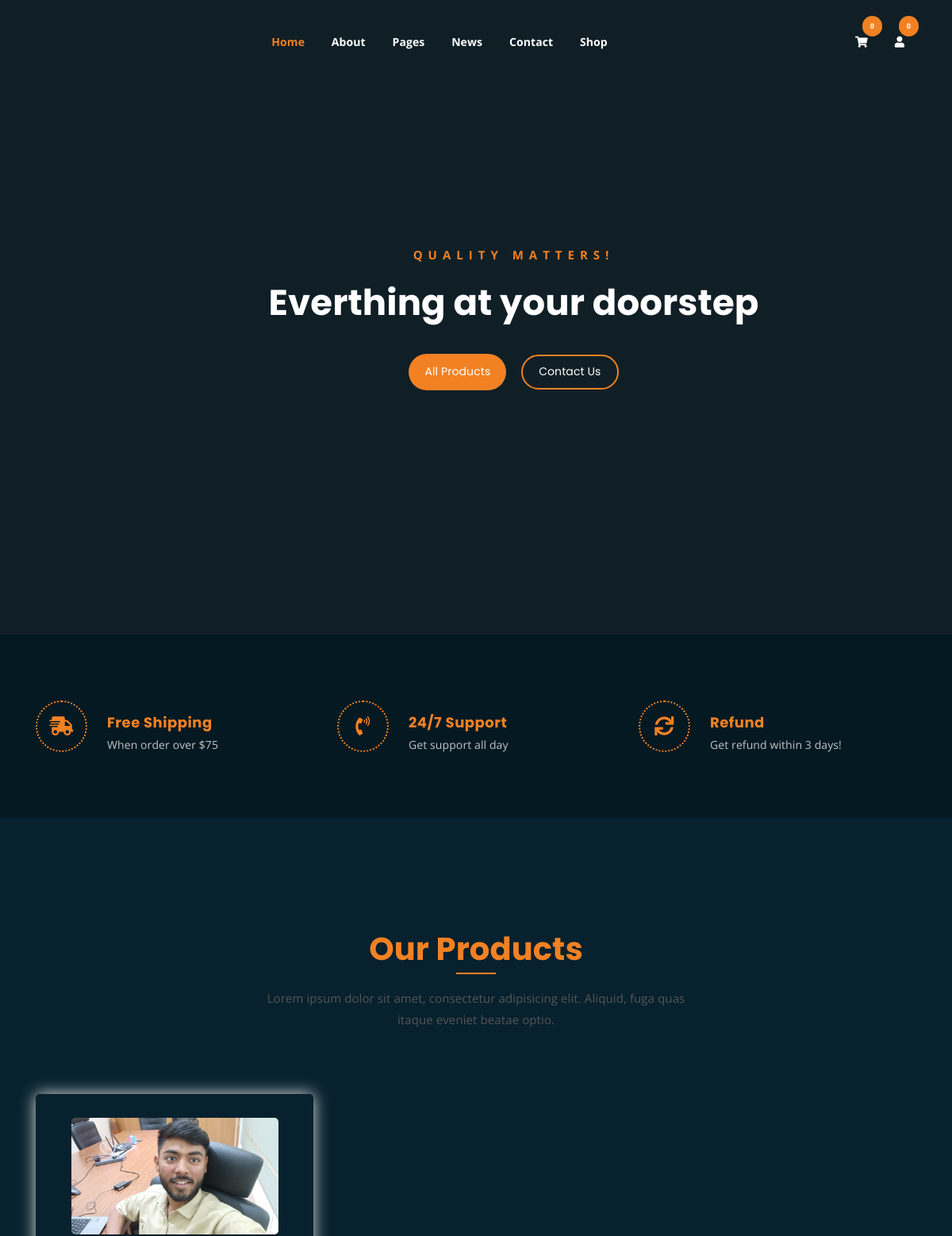
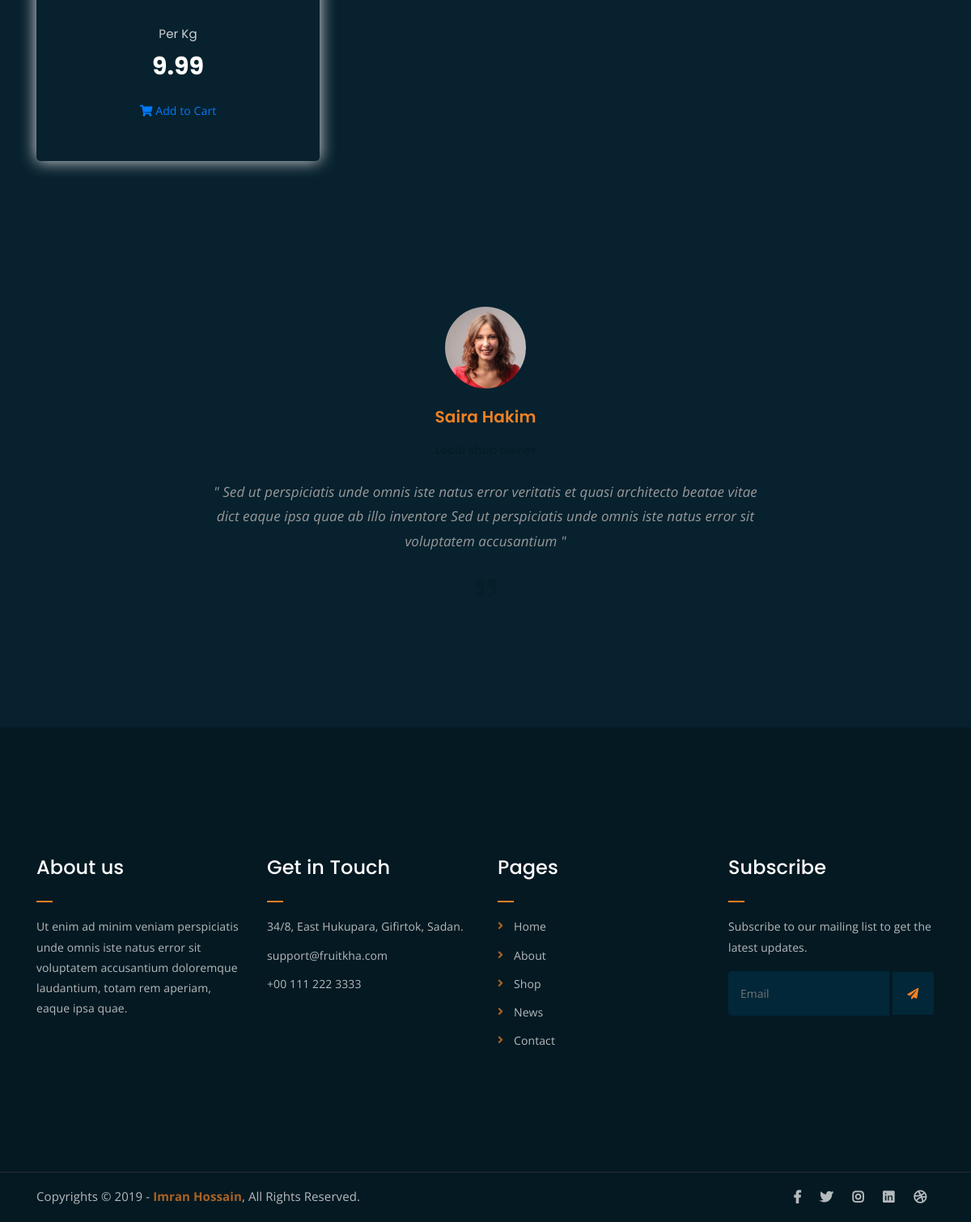
The page / on the database its author committed (2 pictures, top to bottom).
### shop/models.py (models this page shows, shortened)
class Product(models.Model):
    pid=ShortUUIDField(unique=True, length=10, max_length=20, prefix="PRD",alphabet="abcd12345")
    user=models.ForeignKey(CustomUser,on_delete=models.SET_NULL,null=True)
    title=models.CharField(max_length=100,default='Product title')
    image=models.ImageField(upload_to=user_directory_path)
    category=models.ForeignKey(Category,on_delete=models.SET_NULL,null=True,related_name='product')
    vendor=models.ForeignKey(Vendor,on_delete=models.SET_NULL,null=True)
    description=RichTextUploadingField(null=True, blank=True)
    price=models.DecimalField(max_digits=99999,decimal_places=2,default="9.99")
    specs=RichTextUploadingField(null=True, blank=True)
    tags=TaggableManager(blank=True)
    product_status=models.CharField(choices=STATUS,max_length=20,default="in_review")
    status=models.BooleanField(default=True)
    in_stock=models.BooleanField(default=True)
    featured=models.BooleanField(default=False)
    digital=models.BooleanField(default=False)
    sku=ShortUUIDField(unique=True, length=4, max_length=10, prefix="SKU", alphabet="12345")
    date=models.DateTimeField(auto_now_add=True)
    updated=models.DateTimeField(null=True,blank=True)
    class Meta:
        verbose_name_plural="Products"

### shop/views.py (the view)
# urls.py: path('',views.index,name='index'),
def index(request):
    product_objects=Product.objects.filter(featured=True,  product_status="published")
    return render(request,'shop/index.html',{'product_objects':product_objects})

### shop/context_processor.py (called while the page is built)
def default(request):
    return {
        'categories': Category.objects.all()
    }

### templates/shop/index.html (shortened to what this page needs)
{% extends 'layout/base.html' %}
{% load static %}
{% block content %}
	<div class="hero-area hero-bg">
		<div class="container">
			<div class="row">
				<div class="col-lg-9 offset-lg-2 text-center">
					<div class="hero-text">
						<div class="hero-text-tablecell">
							<p class="subtitle">Quality matters!</p>
							<h1>Everthing at your doorstep</h1>
							<div class="hero-btns">
								<a href="{% url 'shop:product_list' 'all' %}" class="boxed-btn">All Products</a>
								<a href="contact.html" class="bordered-btn">Contact Us</a>
							</div>
						</div>
					</div>
				</div>
			</div>
		</div>
	</div>
	<div class="list-section pt-80 pb-80">
		<div class="container">
			<div class="row">
				<div class="col-lg-4 col-md-6 mb-4 mb-lg-0">
					<div class="list-box d-flex align-items-center">
						<div class="list-icon">
							<i class="fas fa-shipping-fast"></i>
						</div>
						<div class="content">
							<h3>Free Shipping</h3>
							<p>When order over $75</p>
						</div>
					</div>
				</div>
				<div class="col-lg-4 col-md-6 mb-4 mb-lg-0">
					<div class="list-box d-flex align-items-center">
						<div class="list-icon">
							<i class="fas fa-phone-volume"></i>
						</div>
						<div class="content">
							<h3>24/7 Support</h3>
							<p>Get support all day</p>
						</div>
					</div>
				</div>
				<div class="col-lg-4 col-md-6">
					<div class="list-box d-flex justify-content-start align-items-center">
						<div class="list-icon">
							<i class="fas fa-sync"></i>
						</div>
						<div class="content">
							<h3>Refund</h3>
							<p>Get refund within 3 days!</p>
						</div>
					</div>
				</div>
			</div>
		</div>
	</div>
	<div class="product-section mt-150 mb-150">
		<div class="container">
			<div class="row">
				<div class="col-lg-8 offset-lg-2 text-center">
					<div class="section-title">
						<h3><span class="orange-text">Our</span> Products</h3>
						<p>Lorem ipsum dolor sit amet, consectetur adipisicing elit. Aliquid, fuga quas itaque eveniet beatae optio.</p>
					</div>
				</div>
			</div>
			<div class="row">
				{% for product in product_objects %}
				<div class="col-lg-4 col-md-6 text-center">
					<div class="single-product-item">
						<div class="product-image">
							<a href="single-product.html"><img src="{{ product.image.url }}" alt=""></a>
						</div>
						<p class="product-price"><span>Per Kg</span> {{ product.price }}</p>
						<a href="cart.html" class="cart-btn"><i class="fas fa-shopping-cart"></i> Add to Cart</a>
					</div>
				</div>
				{% endfor %}
			</div>
		</div>
	</div>
	<div class="testimonail-section mt-150 mb-150">
		<div class="container">
			<div class="row">
				<div class="col-lg-10 offset-lg-1 text-center">
					<div class="testimonial-sliders">
						<div class="single-testimonial-slider">
							<div class="client-avater">
								<img src="{% static 'assets/img/avaters/avatar1.png' %}" alt="">
							</div>
							<div class="client-meta">
								<h3>Saira Hakim <span>Local shop owner</span></h3>
								<p class="testimonial-body">
									" Sed ut perspiciatis unde omnis iste natus error veritatis et  quasi architecto beatae vitae dict eaque ipsa quae ab illo inventore Sed ut perspiciatis unde omnis iste natus error sit voluptatem accusantium "
								</p>
								<div class="last-icon">
									<i class="fas fa-quote-right"></i>
								</div>
							</div>
						</div>
					</div>
				</div>
			</div>
		</div>
	</div>
	{% endblock content %}

### static/assets/css/responsive.css (style rules this page uses)
@media only screen and (min-width: 992px) and (max-width: 1200px) { .hero-text h1 { font-size: 45px; } }

### rows shown on the page
Product: image (picture), price "9.99"

### other values the page prints
{{ request.session.cart_data_obj|length }} "0"
